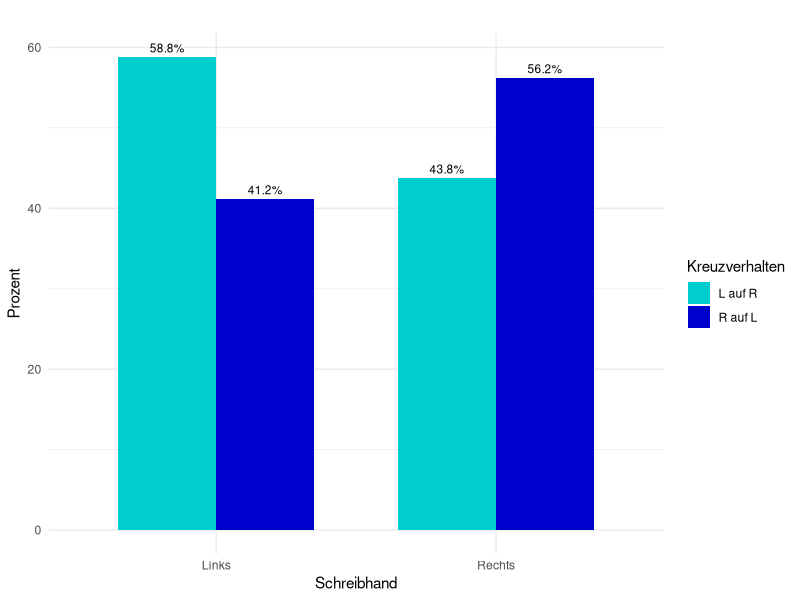

Recreate this plot in R.
# Library laden
library("MASS")
library(ggplot2)

# Spalten umbenennen
colnames(survey) <- c("sex", "wr_span", "nwr_span", "wr_hand", "fold_top", "pulse", "clap_top", "exercise_freq", "smoke_freq", "height", "unit", "age")
fold <- survey[c(4,5)]
fold <- fold[fold$fold_top != "Neither", ]
fold$fold_top <- droplevels(fold$fold_top)
fold <- na.omit(fold)

# Levels umbenennen
fold$wr_hand <- ifelse(fold$wr_hand == "Left", "Links", "Rechts")
fold$fold_top <- ifelse(fold$fold_top == "L on R", "L auf R", "R auf L")

# Wahrscheinlichkeitswerte in Tabelle speichern
fold_summary <- table(fold$wr_hand, fold$fold_top)
fold_summary <- prop.table(fold_summary, margin = 1) * 100
fold_summary <- as.data.frame(fold_summary)
names(fold_summary) <- c("wr_hand", "fold_top", "percentage")

# Barplot erstellen
ggplot(fold_summary, aes(x = wr_hand, y = percentage, fill = fold_top)) +
  geom_bar(stat = "identity", position = "dodge", width = 0.7) +
  geom_text(aes(label = paste0(round(percentage, 1), "%")),
            position = position_dodge(width = 0.7), vjust = -0.5, size = 3) +
  labs(title = "",
       x = "Schreibhand",
       y = "Prozent",
       fill = "Kreuzverhalten") +
  scale_fill_manual(values = c("L auf R" = "cyan3", "R auf L" = "blue3")) +  # Farben anpassen
  theme_minimal()

